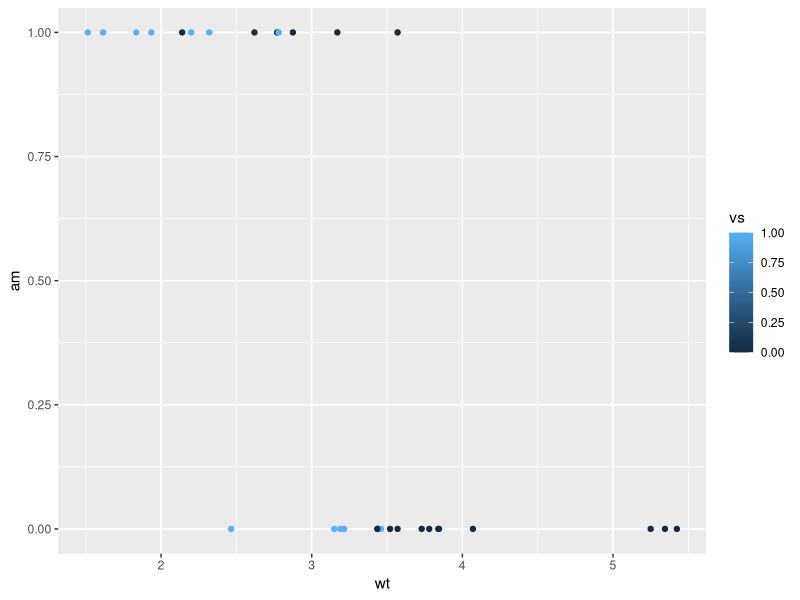

R code for this plot:
## ---- chunk 1
knitr::opts_chunk$set(tidy = F)
## ---- chunk 2
knitr::knit_hooks$set(wrapper = function(before, options, envir) {
  if (before) {
    sprintf('    ```{r %s}\n', options$params.src)
  } else '    ```\n'
})
## ---- chunk 3
knitr::knit_hooks$set(source = function(x, options){
  if (!is.null(options$verbatim) && options$verbatim){
    opts = gsub(",\\s*verbatim\\s*=\\s*TRUE\\s*", "", options$params.src)
    bef = sprintf('\n\n    ```{r %s}\n', opts)
    stringr::str_c(
      bef, 
      knitr:::indent_block(paste(x, collapse = '\n'), "    "), 
      "\n    ```\n"
    )
  } else {
    stringr::str_c("\n\n```", tolower(options$engine), "\n", 
      paste(x, collapse = '\n'), "\n```\n\n"
    )
  }
})
## ---- chunk 4
library(ggplot2)
qplot(wt, am, color = vs, data = mtcars)
